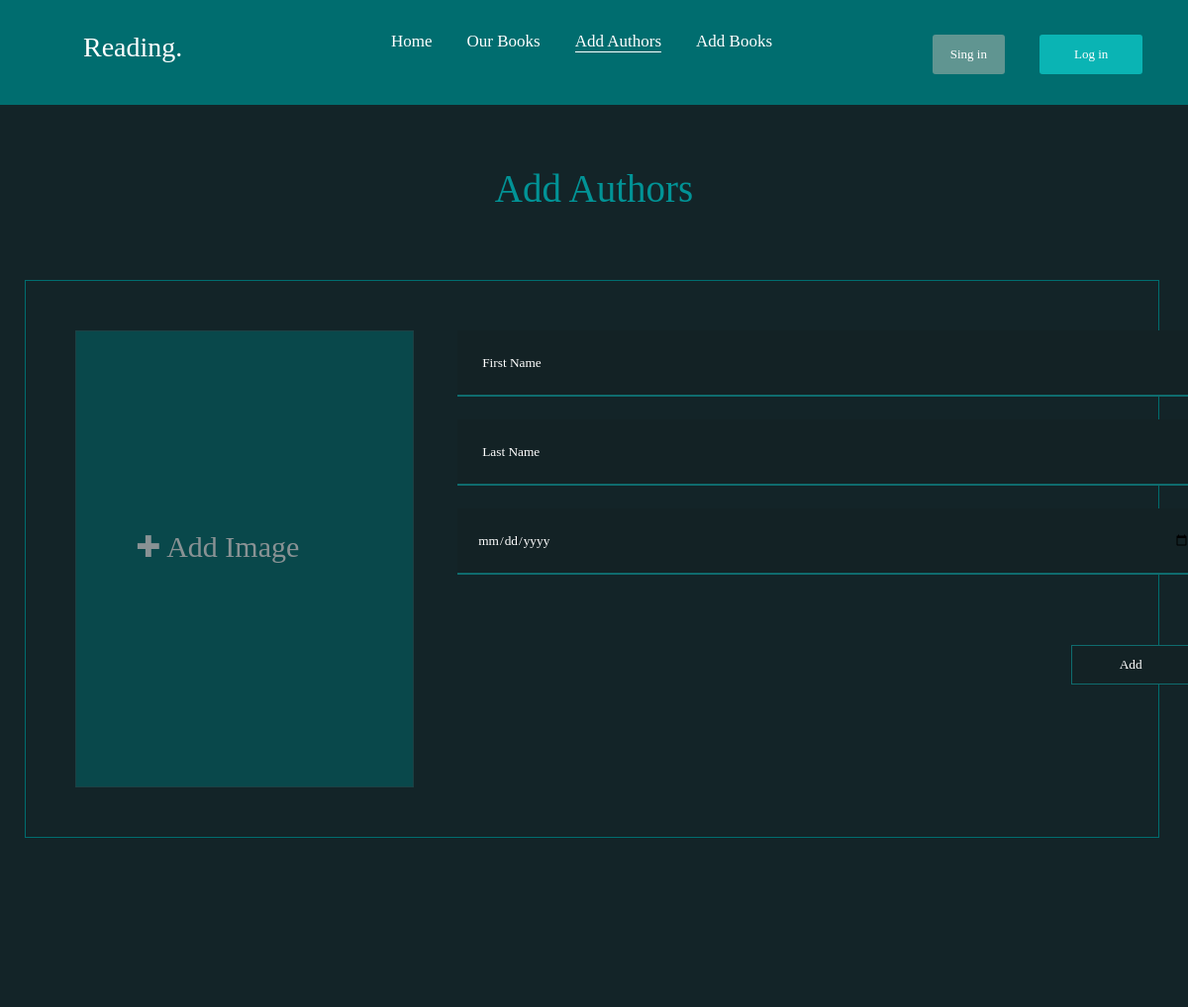
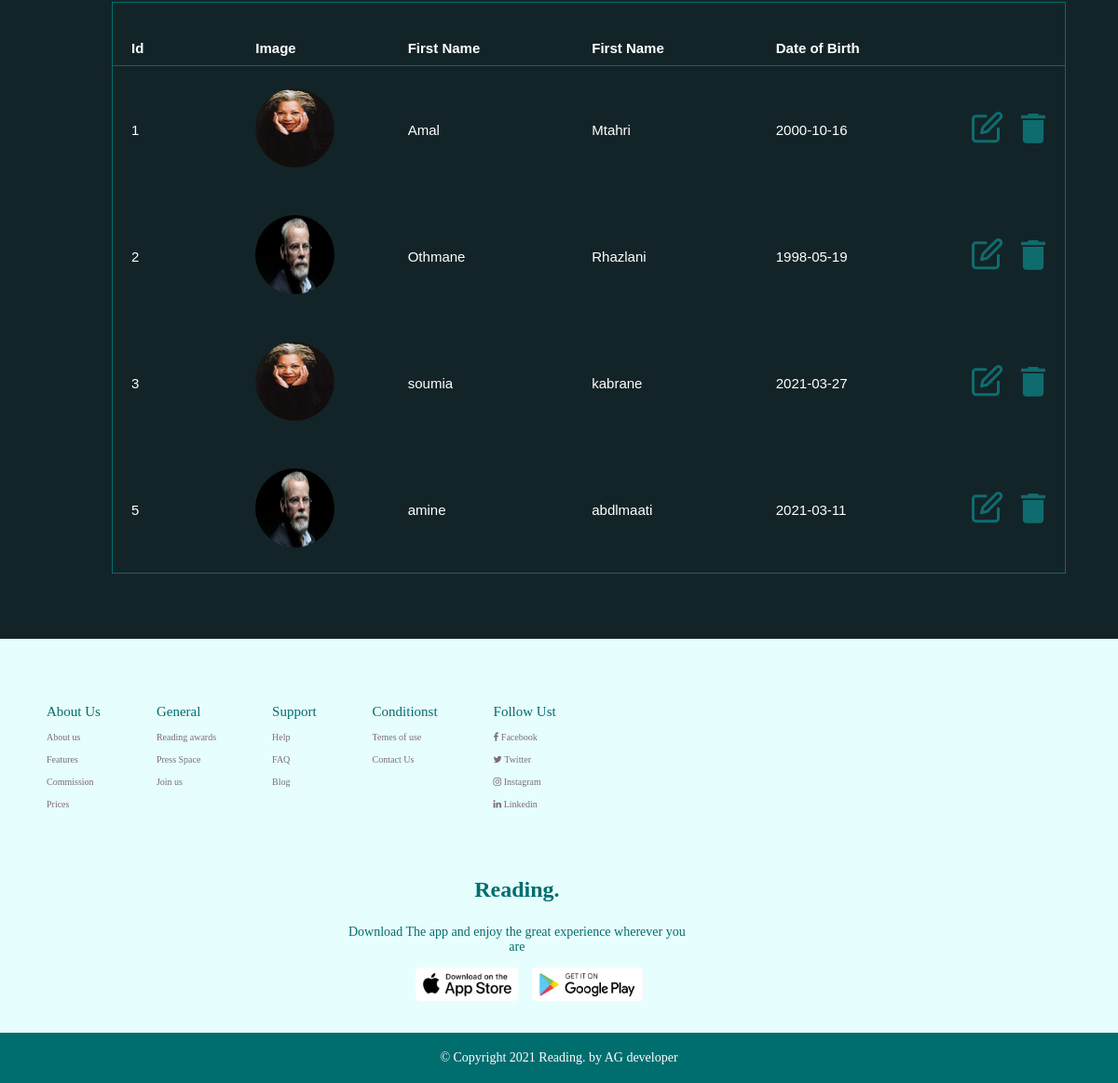
/add_authors.php, run on the app's committed database (2 pictures, top to bottom).
### tables this page shows
CREATE TABLE `authors` (
  `idA` int(4) NOT NULL,
  `Fname` varchar(50) DEFAULT NULL,
  `Lname` varchar(50) DEFAULT NULL,
  `dateN` date DEFAULT NULL,
  `image` varchar(50) DEFAULT NULL
);

### add_authors.php (the view, shortened to what this page needs)
<?php
require_once("connect.php");
$requette="SELECT * FROM authors";
$query=$pdo->query($requette);
 ?>
<!DOCTYPE html>
<html lang="en">
<head>
    <link rel="stylesheet" href="style/add_authors.css">
    <link rel="stylesheet" href="style/footer.css">
    <link rel="stylesheet" href="http://maxcdn.bootstrapcdn.com/font-awesome/4.2.0/css/font-awesome.min.css">
</head>
<body>
    <header>
        <a href="index.php">
            <div class="logo" >Reading.</div>
        </a>
        <nav class="navBar">
            <a  href="index.php">Home</a>
            <a href="our_books.php">Our Books</a>
            <a href="add_authors.php"  class="active">Add Authors</a>
            <a href="add_books.php" >Add Books</a>
            <div class="register">
                <a href="login.php" class="aSingIn"><div class="singin" >Sing in</div></a>
                <a href="login.php" class="aSingIn"><div class="login" >Log in</div></a>
            </div>
        </nav>
    </header>
    <p class="titre">Add Authors</p>
    <form action="addA.php"  class="container" method="post" enctype="multipart/form-data"  onsubmit="validation()">
    <div class="DivFile">
        <p>&#10010; Add Image</p>
    </div>
    <div class="content">
        <input id="Fname" type="text" placeholder="First Name" name="Fname" class="input">
        <input id="Lname"
 type="text" placeholder="Last Name" name="Lname" class="input">
        <input id="date" type="date" placeholder="Date of Birth" name = "date" class="input"><br />
        <button class="ADD">Add</button>
    </div>
    </form>
<table>
    <tr>
        <th>Id</th>
        <th>Image</th>
        <th>First Name</th>
        <th>First Name</th>
        <th>Date of Birth</th>
        <th></th>
    </tr>
<?php  while ($table=$query->fetch())  {?>
    <tr>
        <td><?php echo $table["idA"] ?></td>
        <td><img src="images/<?php echo $table["image"] ?>" class="img_book" alt="AA" width="85px" height="85px"></td>
        <td><?php echo $table["Fname"] ?></td>
        <td><?php echo $table["Lname"] ?></td>
        <td><?php echo $table["dateN"] ?></td>
        <td>
            <a href="modification_authors.php?idA=<?php echo $table['idA'] ?>"><img src="images/Icon feather-edit.png" class="img" alt=""></a>
            <a href="deletAuthors.php?idA=<?php echo $table['idA'] ?>" onclick="return confirm('Are you sure about that !!')"><img src="images/Icon material-delete.png" alt=""></a>
        </td>
    </tr>
<?php   }  ?>
</table>
<footer class="footer">
    <div class="t-list">
    <div class="list">
        <ul>
            <li><span class="color_F">About Us</span></li>
            <li>About us</li>
            <li>Features</li>
            <li>Commission</li>
            <li>Prices</li>
        </ul>
    </div>
    <div class="list">
        <ul>
            <li ><span class="color_F">General</span></li>
            <li>Reading awards</li>
            <li>Press Space</li>
            <li>Join us</li>
        </ul>
    </div>
    <div class="list">
        <ul>
            <li><span class="color_F">Support</span></li>
            <li>Help</li>
            <li>FAQ</li>
            <li>Blog</li>
        </ul>
    </div>
    <div class="list">
        <ul>
            <li><span class="color_F">Conditionst</span></li>
            <li>Temes of use</li>
            <li>Contact Us</li>
        </ul>
    </div>
    <div class="list">
        <ul>
            <li><span class="color_F"> Follow Ust</span> </li>
                <li><i class="fa fa-facebook"></i> Facebook</li>
                <li> <i class="fa fa-twitter"></i> Twitter</li>
                <li> <i class="fa fa-instagram"></i>  Instagram</li>
                <li><i class="fa fa-linkedin"></i> Linkedin</li>
        </ul>
    </div>
    <div class="list2">
            <p class="color_R"><b> Reading.</b> </p>
                <p class="app">Download The app and enjoy the great experience wherever you<br />are</p>
                <div class="app_store">
                <img src="images/1.png" alt="img1">
                <img src="images/2.png" alt="img2">
                </div>
    </div>
</div>
    </footer>
    <div class="copyright">© Copyright 2021 Reading.  by AG developer</div>
</body>
</html>

### style/add_authors.css (style rules this page uses)
* { margin: 0; padding: 0; font-family: poppins; }
body { overflow-x: hidden; background-color: #132428; }
a { color: #fff; text-decoration: none; }
header { background-color: #006D6F; width: 100vw; height: 106px; width: 100vw; }
header nav { display: -webkit-box; display: -ms-flexbox; display: flex; }
header nav a { position: relative; top: 0px; left: 30%; font-size: 17px; color: #fff; text-decoration: none; display: -webkit-box; display: -ms-flexbox; display: flex; margin-left: 35px; -webkit-transition: 0.5s; transition: 0.5s; }
.logo { position: relative; top: 32px; left: 7%; font-size: 28px; width: -webkit-max-content; width: -moz-max-content; width: max-content; -webkit-transition: 0.5s; transition: 0.5s; }
.register { display: -webkit-box; display: -ms-flexbox; display: flex; position: absolute; top: 35px; right: 10%; font-size: 11px; width: -webkit-max-content; width: -moz-max-content; width: max-content; -webkit-transition: 0.5s; transition: 0.5s; }
.register .login { padding: 12px 35px; background-color: #0AB4B4; color: #fff; border-radius: 3px; font-size: 13px; cursor: pointer; -webkit-transition: 0.5s; transition: 0.5s; }
.register .singin { padding: 12px 18px; background-color: #609591; color: #fff; -webkit-transition: 0.5s; transition: 0.5s; border-radius: 3px; cursor: pointer; font-size: 13px; }
.active { border-bottom: 1px solid #fff; }
.titre { color: #029396; text-align: center; font-size: 39px; padding-top: 62px; }
.container { width: 87%; border: 1px solid #006D6F; margin-top: 70px; padding: 50px 50px; display: -webkit-box; display: -ms-flexbox; display: flex; -webkit-box-orient: horizontal; -webkit-box-direction: normal; -ms-flex-direction: row; flex-direction: row; margin-left: 2.1%; }
.container .input, .container .authors { width: 720px; height: 65px; background-color: #132225; border: none; border-bottom: 2px solid #0F6C6E; color: white; padding-left: 20px; }
.container input { margin-bottom: 23px; }
.container input::placeholder { color: white; padding-left: 5px; }
.container .ADD { width: 120px; height: 40px; margin-top: 48px; float: right; border: 1px solid #0F6C6E; background-color: #132225; color: white; }
.DivFile { position: relative; width: 340px; height: 460px; border: 1px solid #265E60; background-color: #006D6F; opacity: 0.5; color: #fff; margin-right: 44px; text-align: center; }
.DivFile p { top: 200px; left: 60px; font-size: 30px; position: absolute; }
.img_book { border-radius: 70%; }
table { background-color: none; border: 1px solid #006D6F; border-collapse: collapse; margin-left: 10vw; margin-top: 173px; }
table td { font-size: 15px; color: white; font-family: Arial; padding-top: 24px; padding-bottom: 24px; padding-left: 20px; }
table th { font-size: 15px; color: white; font-family: Arial; padding-right: 100px; border-bottom: 1px solid #006D6F; padding-top: 40px; padding-bottom: 10px; padding-left: 20px; }
.img { padding-right: 15px; }
.footer { margin: 0px; }

### style/footer.css (style rules this page uses)
body { margin: 0; padding: 0; }
.footer { background:#E7FEFE; width: 100%; height: 300px; margin-top: 70px; }
.list { float: left; padding-left: 50px; padding-right: 10px; padding-top: 70px; position: relative; }
.list ul li { list-style-type: none; color: #7B6D76; font-size: 10px; font-family: poppins; padding-bottom: 13px; }
.color_F { color: #006D6F; font-size: 15px; }
.color_R { color: #006D6F; font-size: 24px; font-family: poppins; text-align: center; margin-bottom: 10px; }
.app { font-family: poppins; font-size: 14px; color: #006D6F; text-align: center; padding:14px; }
.app_store { margin-left: 22%; }
.app_store img { padding-right: 10px; }
.t-list { display: flex; flex-direction: row; flex-wrap: wrap; }
.copyright { background: #006D6F; padding: 19px; color: white; text-align: center; align-items: center; font-family: poppins; font-size: 14px; justify-content: center; align-items: center; }
.list2 { padding-top:60px; float: left; padding-left: 50px; }
@media (max-width :1220px) { .footer { height: auto; padding-bottom: 30px; } }
@media (max-width :1220px) { .t-list .list2 { padding-left: 30%; } }

### add_authors.php (style rules this page uses)
span { color: red; }

### data on the page
authors: idA "1", image (picture), Fname "Amal", Lname "Mtahri", dateN "2000-10-16"
authors: idA "2", image (picture), Fname "Othmane", Lname "Rhazlani", dateN "1998-05-19"
authors: idA "3", image (picture), Fname "soumia", Lname "kabrane", dateN "2021-03-27"
authors: idA "5", image (picture), Fname "amine", Lname "abdlmaati", dateN "2021-03-11"
